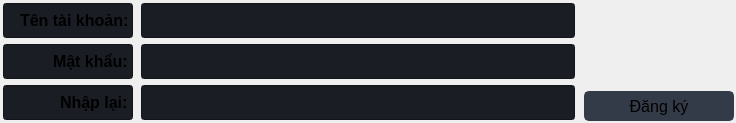
                              <widget class="QFrame" name="thongtinFrameMonitorDown">
                               <layout class="QHBoxLayout" name="horizontalLayout_12">
                                <property name="leftMargin">
                                 <number>1</number>
                                </property>
                                <property name="topMargin">
                                 <number>1</number>
                                </property>
                                <property name="rightMargin">
                                 <number>1</number>
                                </property>
                                <property name="bottomMargin">
                                 <number>1</number>
                                </property>
                                <item>
                                 <widget class="QFrame" name="matkhauFrameMonitorPass">
                                  <layout class="QHBoxLayout" name="horizontalLayout_31">
                                   <property name="leftMargin">
                                    <number>1</number>
                                   </property>
                                   <property name="topMargin">
                                    <number>1</number>
                                   </property>
                                   <property name="rightMargin">
                                    <number>1</number>
                                   </property>
                                   <property name="bottomMargin">
                                    <number>1</number>
                                   </property>
                                   <item>
                                    <widget class="QFrame" name="matkhauFrameMPleft">
                                     <layout class="QVBoxLayout" name="verticalLayout_89">
                                      <property name="leftMargin">
                                       <number>1</number>
                                      </property>
                                      <property name="topMargin">
                                       <number>1</number>
                                      </property>
                                      <property name="rightMargin">
                                       <number>1</number>
                                      </property>
                                      <property name="bottomMargin">
                                       <number>1</number>
                                      </property>
                                      <item>
                                       <widget class="QLineEdit" name="txtQTenTK">
                                        <property name="sizePolicy">
                                         <sizepolicy hsizetype="Minimum" vsizetype="Fixed">
                                          <horstretch>0</horstretch>
                                          <verstretch>0</verstretch>
                                         </sizepolicy>
                                        </property>
                                        <property name="minimumSize">
                                         <size>
                                          <width>130</width>
                                          <height>35</height>
                                         </size>
                                        </property>
                                        <property name="maximumSize">
                                         <size>
                                          <width>130</width>
                                          <height>35</height>
                                         </size>
                                        </property>
                                        <property name="font">
                                         <font>
                                          <family>Segoe UI</family>
                                          <pointsize>12</pointsize>
                                          <weight>75</weight>
                                          <bold>true</bold>
                                         </font>
                                        </property>
                                        <property name="styleSheet">
                                         <string notr="true">background-color: rgb(26, 29, 36);</string>
                                        </property>
                                        <property name="text">
                                         <string>Tên tài khoản:</string>
                                        </property>
                                        <property name="alignment">
                                         <set>Qt::AlignRight|Qt::AlignTrailing|Qt::AlignVCenter</set>
                                        </property>
                                        <property name="readOnly">
                                         <bool>true</bool>
                                        </property>
                                       </widget>
                                      </item>
                                      <item>
                                       <widget class="QLineEdit" name="txtQMatKhau">
                                        <property name="sizePolicy">
                                         <sizepolicy hsizetype="Minimum" vsizetype="Fixed">
                                          <horstretch>0</horstretch>
                                          <verstretch>0</verstretch>
                                         </sizepolicy>
                                        </property>
                                        <property name="minimumSize">
                                         <size>
                                          <width>130</width>
                                          <height>35</height>
                                         </size>
                                        </property>
                                        <property name="maximumSize">
                                         <size>
                                          <width>130</width>
                                          <height>35</height>
                                         </size>
                                        </property>
                                        <property name="font">
                                         <font>
                                          <family>Segoe UI</family>
                                          <pointsize>12</pointsize>
                                          <weight>75</weight>
                                          <bold>true</bold>
                                         </font>
                                        </property>
                                        <property name="styleSheet">
                                         <string notr="true">background-color: rgb(26, 29, 36);</string>
                                        </property>
                                        <property name="text">
                                         <string>Mật khẩu:</string>
                                        </property>
                                        <property name="alignment">
                                         <set>Qt::AlignRight|Qt::AlignTrailing|Qt::AlignVCenter</set>
                                        </property>
                                        <property name="readOnly">
                                         <bool>true</bool>
                                        </property>
                                       </widget>
                                      </item>
                                      <item>
                                       <widget class="QLineEdit" name="txtQNhapLai">
                                        <property name="sizePolicy">
                                         <sizepolicy hsizetype="Minimum" vsizetype="Fixed">
                                          <horstretch>0</horstretch>
                                          <verstretch>0</verstretch>
                                         </sizepolicy>
                                        </property>
                                        <property name="minimumSize">
                                         <size>
                                          <width>130</width>
                                          <height>35</height>
                                         </size>
                                        </property>
                                        <property name="maximumSize">
                                         <size>
                                          <width>130</width>
                                          <height>35</height>
                                         </size>
                                        </property>
                                        <property name="font">
                                         <font>
                                          <family>Segoe UI</family>
                                          <pointsize>12</pointsize>
                                          <weight>75</weight>
                                          <bold>true</bold>
                                         </font>
                                        </property>
                                        <property name="styleSheet">
                                         <string notr="true">background-color: rgb(26, 29, 36);</string>
                                        </property>
                                        <property name="text">
                                         <string>Nhập lại:</string>
                                        </property>
                                        <property name="alignment">
                                         <set>Qt::AlignRight|Qt::AlignTrailing|Qt::AlignVCenter</set>
                                        </property>
                                        <property name="readOnly">
                                         <bool>true</bool>
                                        </property>
                                       </widget>
                                      </item>
                                     </layout>
                                    </widget>
                                   </item>
                                   <item>
                                    <widget class="QFrame" name="matkhauFrameMPright">
                                     <layout class="QVBoxLayout" name="verticalLayout_88">
                                      <property name="leftMargin">
                                       <number>1</number>
                                      </property>
                                      <property name="topMargin">
                                       <number>1</number>
                                      </property>
                                      <property name="rightMargin">
                                       <number>1</number>
                                      </property>
                                      <property name="bottomMargin">
                                       <number>1</number>
                                      </property>
                                      <item>
                                       <widget class="QLineEdit" name="txtTenTK">
                                        <property name="minimumSize">
                                         <size>
                                          <width>434</width>
                                          <height>35</height>
                                         </size>
                                        </property>
                                        <property name="font">
                                         <font>
                                          <family>Segoe UI</family>
                                          <pointsize>14</pointsize>
                                         </font>
                                        </property>
                                        <property name="styleSheet">
                                         <string notr="true">color: rgb(254, 121, 199);
background-color: rgb(26, 29, 36);</string>
                                        </property>
                                        <property name="text">
                                         <string/>
                                        </property>
                                        <property name="alignment">
                                         <set>Qt::AlignCenter</set>
                                        </property>
                                       </widget>
                                      </item>
                                      <item>
                                       <widget class="QLineEdit" name="txtMatKhau">
                                        <property name="minimumSize">
                                         <size>
                                          <width>434</width>
                                          <height>35</height>
                                         </size>
                                        </property>
                                        <property name="font">
                                         <font>
                                          <family>Segoe UI</family>
                                          <pointsize>14</pointsize>
                                         </font>
                                        </property>
                                        <property name="styleSheet">
                                         <string notr="true">color: rgb(254, 121, 199);
background-color: rgb(26, 29, 36);</string>
                                        </property>
                                        <property name="text">
                                         <string/>
                                        </property>
                                        <property name="echoMode">
                                         <enum>QLineEdit::Password</enum>
                                        </property>
                                        <property name="alignment">
                                         <set>Qt::AlignCenter</set>
                                        </property>
                                       </widget>
                                      </item>
                                      <item>
                                       <widget class="QLineEdit" name="txtNhapLai">
                                        <property name="minimumSize">
                                         <size>
                                          <width>434</width>
                                          <height>35</height>
                                         </size>
                                        </property>
                                        <property name="font">
                                         <font>
                                          <family>Segoe UI</family>
                                          <pointsize>14</pointsize>
                                         </font>
                                        </property>
                                        <property name="styleSheet">
                                         <string notr="true">color: rgb(254, 121, 199);
background-color: rgb(26, 29, 36);</string>
                                        </property>
                                        <property name="text">
                                         <string/>
                                        </property>
                                        <property name="echoMode">
                                         <enum>QLineEdit::Password</enum>
                                        </property>
                                        <property name="alignment">
                                         <set>Qt::AlignCenter</set>
                                        </property>
                                       </widget>
                                      </item>
                                     </layout>
                                    </widget>
                                   </item>
                                  </layout>
                                 </widget>
                                </item>
                                <item>
                                 <widget class="QFrame" name="matkhauFrameMonitorButton">
                                  <layout class="QVBoxLayout" name="verticalLayout_83">
                                   <property name="leftMargin">
                                    <number>1</number>
                                   </property>
                                   <property name="topMargin">
                                    <number>1</number>
                                   </property>
                                   <property name="rightMargin">
                                    <number>1</number>
                                   </property>
                                   <property name="bottomMargin">
                                    <number>1</number>
                                   </property>
                                   <item>
                                    <widget class="QFrame" name="float_2">
                                     <layout class="QVBoxLayout" name="verticalLayout_90"/>
                                    </widget>
                                   </item>
                                   <item>
                                    <widget class="QPushButton" name="btnDangKy">
                                     <property name="minimumSize">
                                      <size>
                                       <width>150</width>
                                       <height>30</height>
                                      </size>
                                     </property>
                                     <property name="font">
                                      <font>
                                       <family>Segoe UI</family>
                                       <pointsize>12</pointsize>
                                      </font>
                                     </property>
                                     <property name="styleSheet">
                                      <string notr="true">QPushButton {
	border: 2px solid rgb(52, 59, 72);
	border-radius: 5px;	
	background-color: rgb(52, 59, 72);
}
QPushButton:hover {
	background-color: rgb(57, 65, 80);
	border: 2px solid rgb(61, 70, 86);
}
QPushButton:pressed {	
	background-color: rgb(35, 40, 49);
	border: 2px solid rgb(43, 50, 61);
}</string>
                                     </property>
                                     <property name="text">
                                      <string>Đăng ký</string>
                                     </property>
                                     <property name="icon">
                                      <iconset resource="files.qrc">
                                       <normaloff>:/16x16/icons/16x16/cil-share-boxed.png</normaloff>:/16x16/icons/16x16/cil-share-boxed.png</iconset>
                                     </property>
                                    </widget>
                                   </item>
                                  </layout>
                                 </widget>
                                </item>
                               </layout>
                              </widget>
